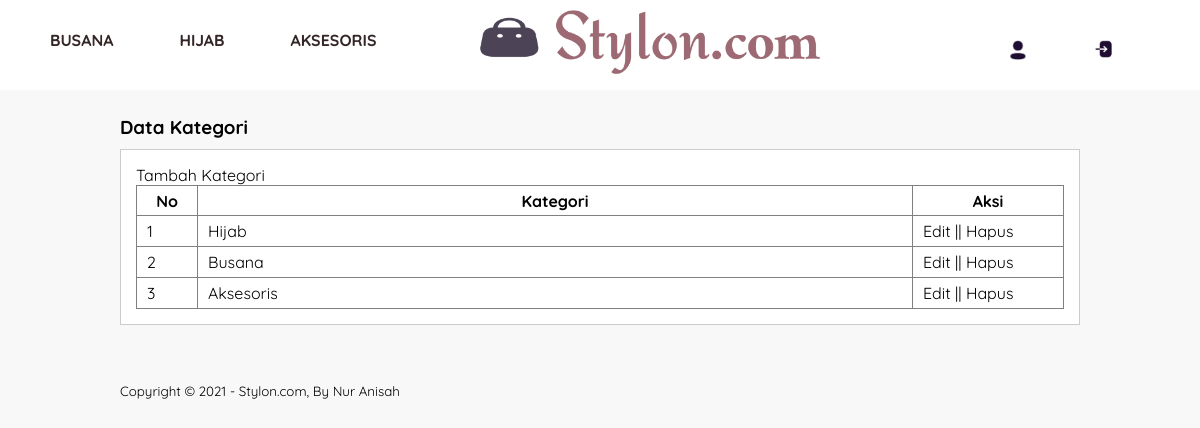
The page /data-kategori.php (signed in) on the database its author committed.
### tables this page shows
CREATE TABLE `db_category` (
  `category_id` int(11) NOT NULL,
  `category_name` varchar(25) NOT NULL
);

### data-kategori.php (the view, shortened to what this page needs)
<?php
	include 'db.php';
?>
<!DOCTYPE html>
<html>
<head>
	<link rel="stylesheet" type="text/css" href="css/style.css">
</head>
<body>
	<header>
		<div class="busanas">
            <ul>
                <li><a href="">BUSANA</a></li>
                <li><a href="#">HIJAB</a></li>
                <li><a href="#">AKSESORIS</a></li>
				<li><img src="img/ikon.png" width="350px" top="0" class="logo"></li>
				<li><a href="#"><img src="img/ikon-user.png" width="20px" class="ikon"></a></li>
                <li><a href="#"><img src="img/ikon-login.png" width="20px" class="ikon"></a></li>
            </ul>
        </div>
    </header>
		<div class="section">
			<div class="container">
				<h3>Data Kategori</h3>
				<div class="box">
					<p>
						<a href="tambah-kategori.php">Tambah Kategori</a>
					</p>
					<table border="1" cellspacing="0" class="table">
						<thead>
						<tr>
							<th width="60px">No</th>
							<th>Kategori</th>
							<th width="150px">Aksi</th>
						</tr>
						</thead>
						<tbody>
							<?php
								$no = 1;
								$kategori = mysqli_query($conn, "SELECT * FROM db_category ORDER BY category_id");
								if(mysqli_num_rows($kategori) >0 ){
								while ($row = mysqli_fetch_array($kategori)){
							?>
							<tr>
								<td><?php echo $no++ ?></td>
								<td><?php echo $row['category_name'] ?></td>
								<td>
									<a href="edit-kategori.php?id=<?php echo $row ['category_id']?>">Edit</a> || <a href="hapus.php?idk=<?php echo $row ['category_id']?>" onclick="return confirm('1 kategori akan dihapus')">Hapus</a>
								</td>
							</tr>
							<?php }}else {?>
							<tr>
								<td colspan="3">Tidak ada data</td>
							</tr>
						<?php } ?>
						</tbody>
					</table>
				</div>
			</div>
		</div>
<footer>
	<div class="container">
		<small>Copyright &copy; 2021 - Stylon.com, By Nur Anisah</small>
	</div>
</footer>
</body>
</html>

### css/style.css (style rules this page uses)
* { padding: 0; margin: 0; font-family: 'Quicksand', sans-serif; }
body { background-color: #f8f8f8; }
header { position: relative; z-index: 1; }
.busanas ul { list-style-type: none; overflow: hidden; }
.busanas ul li { float: left; margin-left: 50px; }
.busanas ul li a { font-weight: bold; text-align: center; padding: 0px 16px 0px 0; text-decoration: none; margin-top: 25px; color: #342626; }
.ikon { padding: 40px 0px; float: right; }
.logo { margin: 0 120px 0 30px; }
.busanas { font-family: Rasa; font-style: normal; font-weight: normal; color: #342626; float: left; width: 100%; height: 90px; display: flex; line-height: 80px; position: fixed; top: 0; background-color: #ffffff; }
a { color: inherit; text-decoration: none }
a { color: inherit; }
.container { width: 80%; margin: 0 auto; }
.container:after { content: ""; display: block; clear: both; }
.section { margin-top: 90px; padding: 25px 0; }
.box { background-color: #fff; border: 1px solid #ccc; padding: 15px; box-sizing: border-box; margin: 10px 0 25px 0; }
.box:after { content: ''; display: block; clear: both; }
footer { padding: 5px 0; }
.table { width: 100%; border-collapse: collapse; }
.table tr { height: 30px; }
.table tr td { padding: 5px 10px; }

### rows shown on the page
db_category: category_name "Hijab"
db_category: category_name "Busana"
db_category: category_name "Aksesoris"
